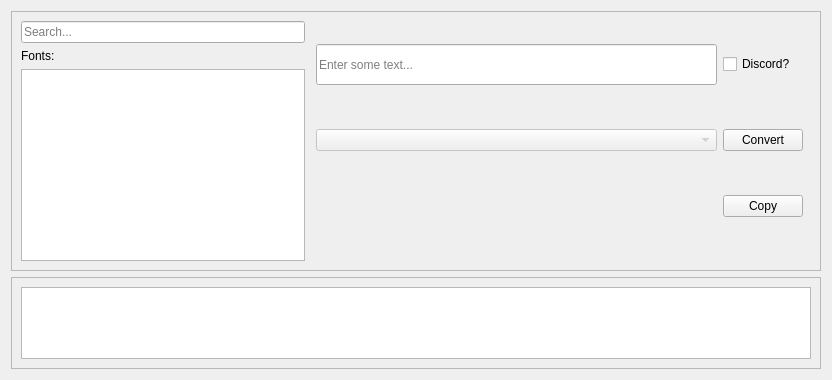
          <widget class="QWidget" name="txt2ascii">
           <property name="geometry">
            <rect>
             <x>0</x>
             <y>0</y>
             <width>830</width>
             <height>380</height>
            </rect>
           </property>
           <attribute name="label">
            <string>TXT2ASCII</string>
           </attribute>
           <layout class="QGridLayout" name="gridLayout_27">
            <item row="0" column="0">
             <widget class="QFrame" name="t2aInputFrame">
              <property name="sizePolicy">
               <sizepolicy hsizetype="Fixed" vsizetype="Fixed">
                <horstretch>0</horstretch>
                <verstretch>0</verstretch>
               </sizepolicy>
              </property>
              <property name="frameShape">
               <enum>QFrame::Shape::StyledPanel</enum>
              </property>
              <property name="frameShadow">
               <enum>QFrame::Shadow::Raised</enum>
              </property>
              <layout class="QGridLayout" name="gridLayout_28">
               <item row="0" column="0">
                <layout class="QGridLayout" name="t2aFontGridLayout">
                 <item row="2" column="0">
                  <widget class="QListWidget" name="t2aFontList">
                   <property name="minimumSize">
                    <size>
                     <width>284</width>
                     <height>171</height>
                    </size>
                   </property>
                   <property name="editTriggers">
                    <set>QAbstractItemView::EditTrigger::NoEditTriggers</set>
                   </property>
                  </widget>
                 </item>
                 <item row="1" column="0">
                  <widget class="QLabel" name="t2aFontsLbl">
                   <property name="text">
                    <string>Fonts:</string>
                   </property>
                  </widget>
                 </item>
                 <item row="0" column="0">
                  <widget class="QLineEdit" name="t2aFontSearch">
                   <property name="placeholderText">
                    <string>Search...</string>
                   </property>
                  </widget>
                 </item>
                </layout>
               </item>
               <item row="0" column="1">
                <layout class="QGridLayout" name="t2aInputGridLayout">
                 <property name="leftMargin">
                  <number>5</number>
                 </property>
                 <property name="topMargin">
                  <number>10</number>
                 </property>
                 <property name="rightMargin">
                  <number>8</number>
                 </property>
                 <property name="bottomMargin">
                  <number>30</number>
                 </property>
                 <property name="verticalSpacing">
                  <number>31</number>
                 </property>
                 <item row="0" column="1">
                  <widget class="QCheckBox" name="t2aDiscordCheck">
                   <property name="statusTip">
                    <string>Format for Discord</string>
                   </property>
                   <property name="text">
                    <string>Discord?</string>
                   </property>
                  </widget>
                 </item>
                 <item row="0" column="0">
                  <widget class="QLineEdit" name="t2aTextInput">
                   <property name="minimumSize">
                    <size>
                     <width>401</width>
                     <height>41</height>
                    </size>
                   </property>
                   <property name="placeholderText">
                    <string>Enter some text...</string>
                   </property>
                  </widget>
                 </item>
                 <item row="1" column="0">
                  <widget class="QComboBox" name="t2aFontSize">
                   <property name="enabled">
                    <bool>false</bool>
                   </property>
                   <property name="sizePolicy">
                    <sizepolicy hsizetype="MinimumExpanding" vsizetype="Fixed">
                     <horstretch>0</horstretch>
                     <verstretch>0</verstretch>
                    </sizepolicy>
                   </property>
                   <property name="toolTipDuration">
                    <number>-4</number>
                   </property>
                   <property name="sizeAdjustPolicy">
                    <enum>QComboBox::SizeAdjustPolicy::AdjustToContents</enum>
                   </property>
                   <property name="placeholderText">
                    <string>Choose Size</string>
                   </property>
                  </widget>
                 </item>
                 <item row="1" column="1">
                  <widget class="QPushButton" name="t2aConvertBtn">
                   <property name="text">
                    <string>Convert</string>
                   </property>
                   <property name="icon">
                    <iconset theme="QIcon::ThemeIcon::DocumentSend"/>
                   </property>
                   <property name="shortcut">
                    <string>Return</string>
                   </property>
                  </widget>
                 </item>
                 <item row="2" column="1">
                  <widget class="QPushButton" name="t2aCopyBtn">
                   <property name="text">
                    <string>Copy</string>
                   </property>
                   <property name="icon">
                    <iconset theme="QIcon::ThemeIcon::EditCopy"/>
                   </property>
                  </widget>
                 </item>
                </layout>
               </item>
              </layout>
             </widget>
            </item>
            <item row="1" column="0">
             <widget class="QFrame" name="t2aOutputFrame">
              <property name="frameShape">
               <enum>QFrame::Shape::StyledPanel</enum>
              </property>
              <property name="frameShadow">
               <enum>QFrame::Shadow::Raised</enum>
              </property>
              <layout class="QGridLayout" name="gridLayout_29">
               <item row="0" column="0">
                <widget class="QPlainTextEdit" name="t2aTextOutput">
                 <property name="font">
                  <font>
                   <pointsize>12</pointsize>
                  </font>
                 </property>
                 <property name="readOnly">
                  <bool>true</bool>
                 </property>
                 <property name="textInteractionFlags">
                  <set>Qt::TextInteractionFlag::TextSelectableByKeyboard|Qt::TextInteractionFlag::TextSelectableByMouse</set>
                 </property>
                </widget>
               </item>
              </layout>
             </widget>
            </item>
           </layout>
          </widget>
